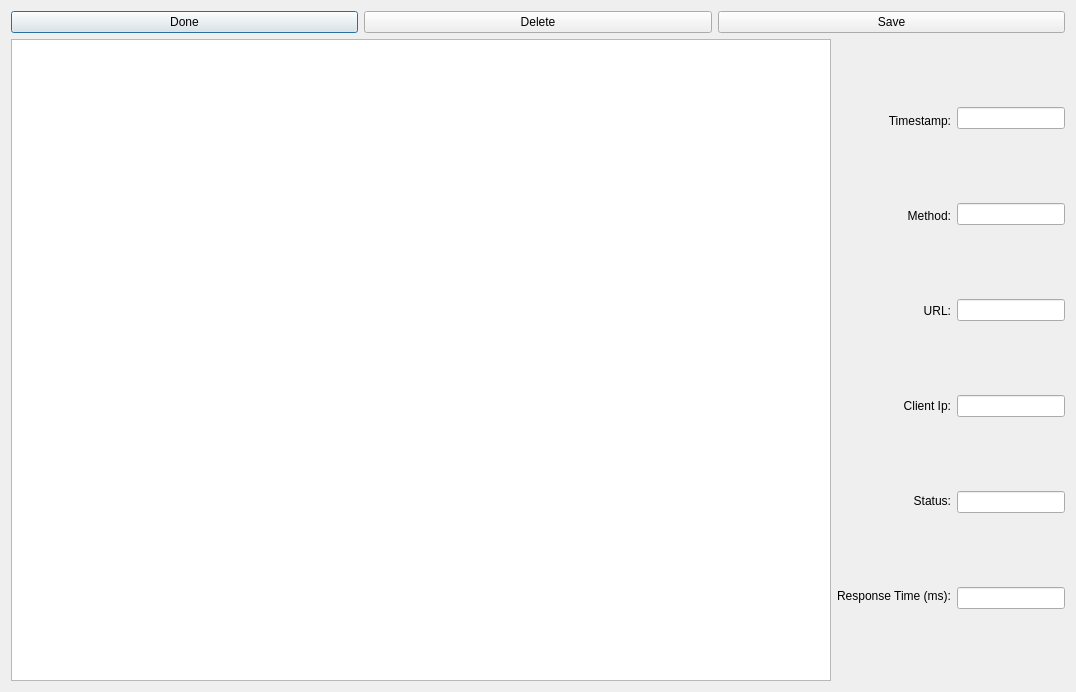
<?xml version="1.0" encoding="UTF-8"?>
<ui version="4.0">
 <class>LogsEditor</class>
 <widget class="QDialog" name="LogsEditor">
  <property name="geometry">
   <rect>
    <x>0</x>
    <y>0</y>
    <width>1076</width>
    <height>692</height>
   </rect>
  </property>
  <property name="windowTitle">
   <string>Dialog</string>
  </property>
  <layout class="QVBoxLayout" name="verticalLayout_3">
   <item>
    <layout class="QHBoxLayout" name="horizontalLayout">
     <item>
      <widget class="QPushButton" name="donePushButton">
       <property name="text">
        <string>Done</string>
       </property>
      </widget>
     </item>
     <item>
      <widget class="QPushButton" name="deletePushButton">
       <property name="text">
        <string>Delete</string>
       </property>
      </widget>
     </item>
     <item>
      <widget class="QPushButton" name="savePushButton">
       <property name="text">
        <string>Save</string>
       </property>
      </widget>
     </item>
    </layout>
   </item>
   <item>
    <layout class="QHBoxLayout" name="horizontalLayout_3">
     <item>
      <widget class="QTableView" name="tableView">
       <property name="sizePolicy">
        <sizepolicy hsizetype="Expanding" vsizetype="Expanding">
         <horstretch>0</horstretch>
         <verstretch>0</verstretch>
        </sizepolicy>
       </property>
      </widget>
     </item>
     <item>
      <layout class="QHBoxLayout" name="horizontalLayout_2">
       <item>
        <layout class="QVBoxLayout" name="verticalLayout">
         <item>
          <widget class="QLabel" name="label">
           <property name="enabled">
            <bool>true</bool>
           </property>
           <property name="sizePolicy">
            <sizepolicy hsizetype="Preferred" vsizetype="Fixed">
             <horstretch>0</horstretch>
             <verstretch>0</verstretch>
            </sizepolicy>
           </property>
           <property name="font">
            <font>
             <hintingpreference>PreferDefaultHinting</hintingpreference>
            </font>
           </property>
           <property name="contextMenuPolicy">
            <enum>Qt::ContextMenuPolicy::DefaultContextMenu</enum>
           </property>
           <property name="layoutDirection">
            <enum>Qt::LayoutDirection::LeftToRight</enum>
           </property>
           <property name="text">
            <string>Timestamp:</string>
           </property>
           <property name="alignment">
            <set>Qt::AlignmentFlag::AlignRight|Qt::AlignmentFlag::AlignTrailing|Qt::AlignmentFlag::AlignVCenter</set>
           </property>
          </widget>
         </item>
         <item>
          <widget class="QLabel" name="label_2">
           <property name="sizePolicy">
            <sizepolicy hsizetype="Preferred" vsizetype="Fixed">
             <horstretch>0</horstretch>
             <verstretch>0</verstretch>
            </sizepolicy>
           </property>
           <property name="text">
            <string>Method:</string>
           </property>
           <property name="alignment">
            <set>Qt::AlignmentFlag::AlignRight|Qt::AlignmentFlag::AlignTrailing|Qt::AlignmentFlag::AlignVCenter</set>
           </property>
          </widget>
         </item>
         <item>
          <widget class="QLabel" name="label_3">
           <property name="sizePolicy">
            <sizepolicy hsizetype="Preferred" vsizetype="Fixed">
             <horstretch>0</horstretch>
             <verstretch>0</verstretch>
            </sizepolicy>
           </property>
           <property name="text">
            <string>URL:</string>
           </property>
           <property name="alignment">
            <set>Qt::AlignmentFlag::AlignRight|Qt::AlignmentFlag::AlignTrailing|Qt::AlignmentFlag::AlignVCenter</set>
           </property>
          </widget>
         </item>
         <item>
          <widget class="QLabel" name="label_4">
           <property name="sizePolicy">
            <sizepolicy hsizetype="Preferred" vsizetype="Fixed">
             <horstretch>0</horstretch>
             <verstretch>0</verstretch>
            </sizepolicy>
           </property>
           <property name="text">
            <string>Client Ip:</string>
           </property>
           <property name="alignment">
            <set>Qt::AlignmentFlag::AlignRight|Qt::AlignmentFlag::AlignTrailing|Qt::AlignmentFlag::AlignVCenter</set>
           </property>
          </widget>
         </item>
         <item>
          <widget class="QLabel" name="label_6">
           <property name="sizePolicy">
            <sizepolicy hsizetype="Preferred" vsizetype="Fixed">
             <horstretch>0</horstretch>
             <verstretch>0</verstretch>
            </sizepolicy>
           </property>
           <property name="text">
            <string>Status:</string>
           </property>
           <property name="alignment">
            <set>Qt::AlignmentFlag::AlignRight|Qt::AlignmentFlag::AlignTrailing|Qt::AlignmentFlag::AlignVCenter</set>
           </property>
          </widget>
         </item>
         <item>
          <widget class="QLabel" name="label_5">
           <property name="sizePolicy">
            <sizepolicy hsizetype="Preferred" vsizetype="Fixed">
             <horstretch>0</horstretch>
             <verstretch>0</verstretch>
            </sizepolicy>
           </property>
           <property name="text">
            <string>Response Time (ms):</string>
           </property>
           <property name="alignment">
            <set>Qt::AlignmentFlag::AlignRight|Qt::AlignmentFlag::AlignTrailing|Qt::AlignmentFlag::AlignVCenter</set>
           </property>
          </widget>
         </item>
        </layout>
       </item>
       <item>
        <layout class="QVBoxLayout" name="verticalLayout_2">
         <item>
          <widget class="QLineEdit" name="timeLineEdit">
           <property name="sizePolicy">
            <sizepolicy hsizetype="Minimum" vsizetype="Fixed">
             <horstretch>0</horstretch>
             <verstretch>0</verstretch>
            </sizepolicy>
           </property>
          </widget>
         </item>
         <item>
          <widget class="QLineEdit" name="methodLineEdit">
           <property name="sizePolicy">
            <sizepolicy hsizetype="Minimum" vsizetype="Fixed">
             <horstretch>0</horstretch>
             <verstretch>0</verstretch>
            </sizepolicy>
           </property>
          </widget>
         </item>
         <item>
          <widget class="QLineEdit" name="urlLineEdit">
           <property name="sizePolicy">
            <sizepolicy hsizetype="Minimum" vsizetype="Fixed">
             <horstretch>0</horstretch>
             <verstretch>0</verstretch>
            </sizepolicy>
           </property>
          </widget>
         </item>
         <item>
          <widget class="QLineEdit" name="ipLineEdit">
           <property name="sizePolicy">
            <sizepolicy hsizetype="Minimum" vsizetype="Fixed">
             <horstretch>0</horstretch>
             <verstretch>0</verstretch>
            </sizepolicy>
           </property>
          </widget>
         </item>
         <item>
          <widget class="QLineEdit" name="statusLineEdit">
           <property name="sizePolicy">
            <sizepolicy hsizetype="Minimum" vsizetype="Fixed">
             <horstretch>0</horstretch>
             <verstretch>0</verstretch>
            </sizepolicy>
           </property>
          </widget>
         </item>
         <item>
          <widget class="QLineEdit" name="responseLineEdit">
           <property name="sizePolicy">
            <sizepolicy hsizetype="Minimum" vsizetype="Fixed">
             <horstretch>0</horstretch>
             <verstretch>0</verstretch>
            </sizepolicy>
           </property>
          </widget>
         </item>
        </layout>
       </item>
      </layout>
     </item>
    </layout>
   </item>
  </layout>
 </widget>
 <resources/>
 <connections/>
</ui>
